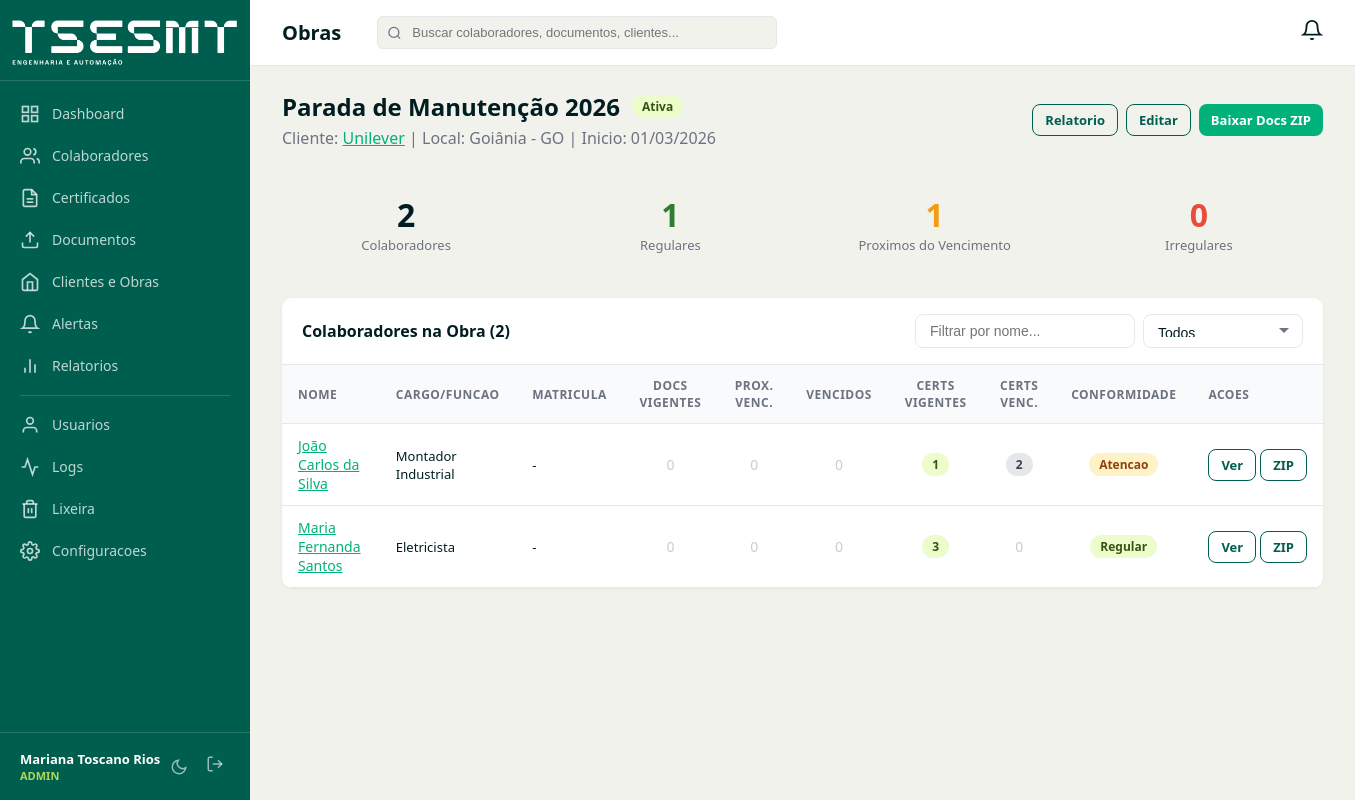
Page /obras/1 (signed in) on the committed database.
### tables this page shows
CREATE TABLE IF NOT EXISTS obras (
    id INT AUTO_INCREMENT PRIMARY KEY,
    cliente_id INT NOT NULL,
    nome VARCHAR(200) NOT NULL,
    local_obra VARCHAR(200) NULL,
    data_inicio DATE NULL,
    data_fim DATE NULL,
    status ENUM('ativa','concluida','suspensa') NOT NULL DEFAULT 'ativa',
    criado_em DATETIME NOT NULL DEFAULT CURRENT_TIMESTAMP,
    atualizado_em DATETIME NOT NULL DEFAULT CURRENT_TIMESTAMP ON UPDATE CURRENT_TIMESTAMP,
    FOREIGN KEY (cliente_id) REFERENCES clientes(id) ON DELETE RESTRICT,
    INDEX idx_cliente (cliente_id),
    INDEX idx_status (status)
);

CREATE TABLE IF NOT EXISTS clientes (
    id INT AUTO_INCREMENT PRIMARY KEY,
    razao_social VARCHAR(200) NOT NULL,
    nome_fantasia VARCHAR(200) NULL,
    cnpj VARCHAR(18) NULL,
    contato_nome VARCHAR(150) NULL,
    contato_email VARCHAR(150) NULL,
    contato_telefone VARCHAR(20) NULL,
    ativo TINYINT(1) NOT NULL DEFAULT 1,
    criado_em DATETIME NOT NULL DEFAULT CURRENT_TIMESTAMP,
    atualizado_em DATETIME NOT NULL DEFAULT CURRENT_TIMESTAMP ON UPDATE CURRENT_TIMESTAMP,
    INDEX idx_cnpj (cnpj),
    INDEX idx_ativo (ativo)
);

CREATE TABLE IF NOT EXISTS colaboradores (
    id INT AUTO_INCREMENT PRIMARY KEY,
    nome_completo VARCHAR(200) NOT NULL,
    cpf_encrypted VARCHAR(255) NULL,
    cpf_hash VARCHAR(64) NULL UNIQUE,
    data_nascimento DATE NULL,
    telefone VARCHAR(20) NULL,
    email VARCHAR(150) NULL,
    matricula VARCHAR(50) NULL,
    cargo VARCHAR(100) NULL,
    funcao VARCHAR(100) NULL,
    setor VARCHAR(100) NULL,
    cliente_id INT NULL,
    obra_id INT NULL,
    data_admissao DATE NULL,
    data_demissao DATE NULL,
    status ENUM('ativo','inativo','afastado') NOT NULL DEFAULT 'ativo',
    unidade VARCHAR(100) NULL,
     
    excluido_em DATETIME NULL,
    criado_em DATETIME NOT NULL DEFAULT CURRENT_TIMESTAMP,
    atualizado_em DATETIME NOT NULL DEFAULT CURRENT_TIMESTAMP ON UPDATE CURRENT_TIMESTAMP,
    FOREIGN KEY (cliente_id) REFERENCES clientes(id) ON DELETE SET NULL,
    FOREIGN KEY (obra_id) REFERENCES obras(id) ON DELETE SET NULL,
    INDEX idx_nome (nome_completo),
    INDEX idx_status (status),
    INDEX idx_cliente (cliente_id),
    INDEX idx_obra (obra_id),
    INDEX idx_cpf_hash (cpf_hash),
    INDEX idx_excluido_em (excluido_em)
);

### app/Views/obras/show.php (the view, shortened to what the rows shown need)
<?php
$totalColabs = count($colaboradores);
$clienteNome = htmlspecialchars($cliente['nome_fantasia'] ?? $cliente['razao_social']);
$obraNome = htmlspecialchars($obra['nome']);
$statusClass = match($obra['status']) {
    'ativa' => 'ativo',
    'suspensa' => 'afastado',
    default => 'inativo'
};
?>
<div style="display:flex; justify-content:space-between; align-items:center; margin-bottom:24px;">
    <div>
        <div style="display:flex; align-items:center; gap:12px;">
            <h2 style="font-size:24px; margin:0;"><?= $obraNome ?></h2>
            <span class="badge badge-<?= $statusClass ?>"><?= ucfirst($obra['status']) ?></span>
        </div>
        <p style="color:var(--c-gray); margin:4px 0 0;">
            Cliente: <a href="/clientes/<?= $cliente['id'] ?>" style="color:var(--c-accent);"><?= $clienteNome ?></a>
            <?php if ($obra['local_obra']): ?>
                | Local: <?= htmlspecialchars($obra['local_obra']) ?>
            <?php endif; ?>
            <?php if ($obra['data_inicio']): ?>
                | Inicio: <?= date('d/m/Y', strtotime($obra['data_inicio'])) ?>
            <?php endif; ?>
        </p>
    </div>
    <div style="display:flex; gap:8px;">
        <a href="/relatorios/obra/<?= $obra['id'] ?>" class="btn btn-outline btn-sm">Relatorio</a>
        <a href="/obras/<?= $obra['id'] ?>/editar" class="btn btn-outline btn-sm">Editar</a>
        <?php if ($totalColabs > 0): ?>
        <a href="/obras/<?= $obra['id'] ?>/download-zip" class="btn btn-primary btn-sm" onclick="return confirm('Baixar documentos de <?= $totalColabs ?> colaborador(es) em ZIP?');">
            Baixar Docs ZIP
        </a>
        <?php endif; ?>
    </div>
</div>
<div style="display:grid; grid-template-columns:repeat(4, 1fr); gap:16px; margin-bottom:24px;">
    <div class="card" style="padding:20px; text-align:center;">
        <div style="font-size:32px; font-weight:700; color:var(--c-text);"><?= $totalColabs ?></div>
        <div style="color:var(--c-gray); font-size:13px;">Colaboradores</div>
    </div>
    <div class="card" style="padding:20px; text-align:center;">
        <div style="font-size:32px; font-weight:700; color:#2e7d32;"><?= $totalRegular ?></div>
        <div style="color:var(--c-gray); font-size:13px;">Regulares</div>
    </div>
    <div class="card" style="padding:20px; text-align:center;">
        <div style="font-size:32px; font-weight:700; color:#f39c12;"><?= $totalAtencao ?></div>
        <div style="color:var(--c-gray); font-size:13px;">Proximos do Vencimento</div>
    </div>
    <div class="card" style="padding:20px; text-align:center;">
        <div style="font-size:32px; font-weight:700; color:#e74c3c;"><?= $totalIrregular ?></div>
        <div style="color:var(--c-gray); font-size:13px;">Irregulares</div>
    </div>
</div>
<div class="table-container">
    <div class="table-header">
        <span class="table-title">Colaboradores na Obra (<?= $totalColabs ?>)</span>
        <div style="display:flex; gap:8px; align-items:center;">
            <input type="text" id="filtro-colab" placeholder="Filtrar por nome..." class="form-control" style="width:220px; height:34px;">
            <select id="filtro-status" class="form-control" style="width:160px; height:34px;">
                <option value="">Todos</option>
            </select>
        </div>
    </div>
    <?php if (empty($colaboradores)): ?>
    <div style="padding:40px; text-align:center; color:#6b7280;">
        Nenhum colaborador ativo alocado nesta obra.
    </div>
    <?php else: ?>
    <table id="tabela-colabs">
        <thead>
            <tr>
                <th>Nome</th>
                <th>Cargo/Funcao</th>
                <th>Matricula</th>
                <th style="text-align:center;">Docs Vigentes</th>
                <th style="text-align:center;">Prox. Venc.</th>
                <th style="text-align:center;">Vencidos</th>
                <th style="text-align:center;">Certs Vigentes</th>
                <th style="text-align:center;">Certs Venc.</th>
                <th style="text-align:center;">Conformidade</th>
                <th>Acoes</th>
            </tr>
        </thead>
        <tbody>
        <?php foreach ($colaboradores as $c): ?>
        <tr data-nome="<?= mb_strtolower(htmlspecialchars($c['nome_completo'])) ?>" data-conformidade="<?= $c['conformidade'] ?>">
            <td>
                <a href="/colaboradores/<?= $c['id'] ?>" style="color:var(--c-accent); font-weight:500;">
                    <?= htmlspecialchars($c['nome_completo']) ?>
                </a>
            </td>
            <td style="font-size:13px;"><?= htmlspecialchars($c['cargo'] ?? $c['funcao'] ?? '-') ?></td>
            <td style="font-size:13px;"><?= htmlspecialchars($c['matricula'] ?? '-') ?></td>
            <td style="text-align:center;">
                <?php if ($c['docs']['vigente'] > 0): ?>
                <span class="badge badge-ativo"><?= $c['docs']['vigente'] ?></span>
                <?php else: ?>
                <span style="color:#ccc;">0</span>
                <?php endif; ?>
            </td>
            <td style="text-align:center;">
                <?php if ($c['docs']['proximo_vencimento'] > 0): ?>
                <span class="badge badge-afastado"><?= $c['docs']['proximo_vencimento'] ?></span>
                <?php else: ?>
                <span style="color:#ccc;">0</span>
                <?php endif; ?>
            </td>
            <td style="text-align:center;">
                <?php if ($c['docs']['vencido'] > 0): ?>
                <span class="badge badge-inativo"><?= $c['docs']['vencido'] ?></span>
                <?php else: ?>
                <span style="color:#ccc;">0</span>
                <?php endif; ?>
            </td>
            <td style="text-align:center;">
                <?php if ($c['certs']['vigente'] > 0): ?>
                <span class="badge badge-ativo"><?= $c['certs']['vigente'] ?></span>
                <?php else: ?>
                <span style="color:#ccc;">0</span>
                <?php endif; ?>
            </td>
            <td style="text-align:center;">
                <?php if (($c['certs']['vencido'] + $c['certs']['proximo_vencimento']) > 0): ?>
                <span class="badge badge-inativo"><?= $c['certs']['vencido'] + $c['certs']['proximo_vencimento'] ?></span>
                <?php else: ?>
                <span style="color:#ccc;">0</span>
                <?php endif; ?>
            </td>
            <td style="text-align:center;">
                <?php
                $confColor = match($c['conformidade']) {
                    'regular' => 'ativo',
                    'atencao' => 'afastado',
                    'irregular' => 'inativo',
                };
                $confLabel = match($c['conformidade']) {
                    'regular' => 'Regular',
                    'atencao' => 'Atencao',
                    'irregular' => 'Irregular',
                };
                ?>
                <span class="badge badge-<?= $confColor ?>"><?= $confLabel ?></span>
            </td>
            <td>
                <div style="display:flex; gap:4px;">
                    <a href="/colaboradores/<?= $c['id'] ?>" class="btn btn-outline btn-sm">Ver</a>
                    <a href="/colaboradores/<?= $c['id'] ?>/download-zip" class="btn btn-outline btn-sm" title="Baixar docs deste colaborador">ZIP</a>
                </div>
            </td>
        </tr>
        <?php endforeach; ?>
        </tbody>
    </table>
    <?php endif; ?>
</div>

### app/Core/Router.php (shortened to what the rows shown need)
<?php
class Router
{
    private array $routes = [];
    private function addRoute(string $method, string $path, array $handler, array $middleware): void
    {
        $pattern = preg_replace('/\{(\w+)\}/', '(?P<$1>[^/]+)', $path);
        $pattern = '#^' . $pattern . '$#';
        $this->routes[] = [
            'method'     => $method,
            'pattern'    => $pattern,
            'handler'    => $handler,
            'middleware'  => $middleware,
        ];
    }
    public function dispatch(): void
    {
        $method = $_SERVER['REQUEST_METHOD'];
        $uri = parse_url($_SERVER['REQUEST_URI'], PHP_URL_PATH);
        $uri = rtrim($uri, '/') ?: '/';
        foreach ($this->routes as $route) {
            if ($route['method'] !== $method) {
                continue;
            }
            if (preg_match($route['pattern'], $uri, $matches)) {
                $params = array_filter($matches, 'is_string', ARRAY_FILTER_USE_KEY);
                [$controllerName, $action] = $route['handler'];
                $controller = new $controllerClass();
                call_user_func_array([$controller, $action], array_values($params));
                return;
            }
        }
    }
}

### rows in the picture
obras: nome "Parada de Manutenção 2026", status "Ativa", local_obra "Goiânia - GO", data_inicio "01/03/2026"
clientes: nome_fantasia "Unilever"
colaboradores: nome_completo "João Carlos da Silva", cargo "Montador Industrial", matricula "-", vigente "1", proximo_vencimento "2", confLabel "Atencao"
colaboradores: nome_completo "Maria Fernanda Santos", cargo "Eletricista", matricula "-", vigente "3", shows "0", confLabel "Regular"

### other values in the picture
$totalColabs "2"
$totalRegular "1"
$totalAtencao "1"
$totalIrregular "0"
